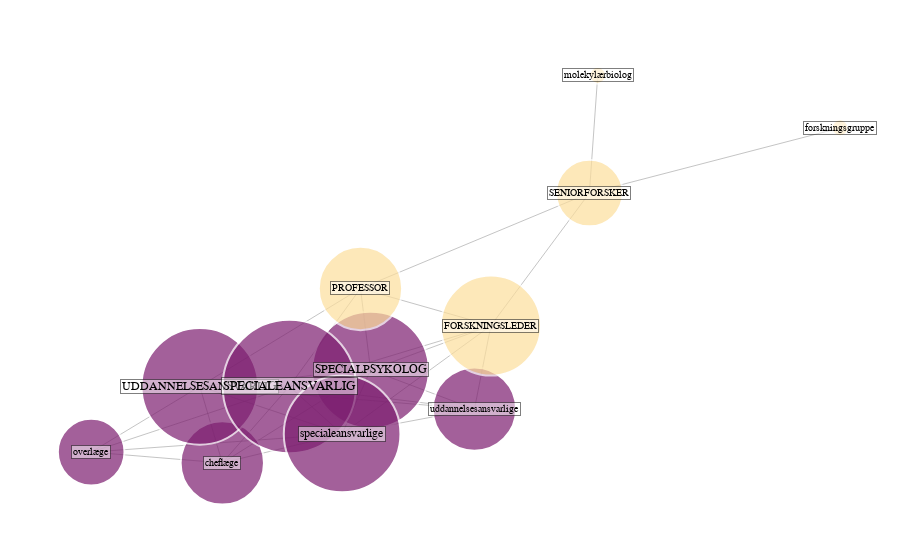

Notebook code for this chart:
### Code cell
seeds = ["professor"]

k = 5
m = 3

fig = plot(seeds, k, m, model)
fig.show()
fig.write_image("../../figs/w2v/professor.pdf")

### Figure 1 — Plotly figure (JSON) as saved in the notebook; plotly's stock layout.template omitted (floating-point values rounded to 4 significant figures)
{"data": [{"hoverinfo": "none", "line": {"color": "#888", "width": 0.5}, "mode": "lines", "type": "scatter", "x": [0.108, -0.05515, null, 0.108, -0.3233, null, 0.108, -0.1827, null, 0.108, -0.09983, null, 0.108, 0.1338, null, 0.6821, 0.2884, null, -0.05515, -0.288, null, -0.05515, -0.3233, null, -0.05515, -0.1827, null, -0.05515, -0.09983, null, -0.05515, -0.07102, null, -0.05515, 0.1338, null, -0.4939, -0.288, null, -0.4939, -0.3233, null, -0.4939, -0.1827, null, -0.4939, -0.09983, null, -0.288, -0.3233, null, -0.288, -0.1827, null, -0.288, -0.09983, null, 0.2884, 0.3015, null, 0.2884, -0.07102, null, 0.2884, 0.1338, null, -0.3233, -0.1827, null, -0.3233, -0.09983, null, -0.3233, -0.07102, null, -0.1827, -0.09983, null, -0.1827, -0.07102, null, -0.1827, 0.1338, null, -0.09983, 0.1338, null, -0.07102, 0.1338, null], "y": [-0.3319, -0.1757, null, -0.3319, -0.2412, null, -0.3319, -0.2416, null, -0.3319, -0.4311, null, -0.3319, 0.001316, null, 0.7904, 0.5305, null, -0.1757, -0.5468, null, -0.1757, -0.2412, null, -0.1757, -0.2416, null, -0.1757, -0.4311, null, -0.1757, 0.1495, null, -0.1757, 0.001316, null, -0.5035, -0.5468, null, -0.5035, -0.2412, null, -0.5035, -0.2416, null, -0.5035, -0.4311, null, -0.5468, -0.2412, null, -0.5468, -0.2416, null, -0.5468, -0.4311, null, 0.5305, 1, null, 0.5305, 0.1495, null, 0.5305, 0.001316, null, -0.2412, -0.2416, null, -0.2412, -0.4311, null, -0.2412, 0.1495, null, -0.2416, -0.4311, null, -0.2416, 0.1495, null, -0.2416, 0.001316, null, -0.4311, 0.001316, null, 0.1495, 0.001316, null]}, {"customdata": [0, 1, 2, 3, 4, 5, 6, 7, 8, 9, 10, 11], "hoverinfo": "text", "marker": {"color": [0, 1, 0, 0, 0, 1, 0, 0, 1, 0, 1, 1], "colorscale": [[0, "rgb(252, 222, 156)"], [0.1667, "rgb(250, 164, 118)"], [0.3333, "rgb(240, 116, 110)"], [0.5, "rgb(227, 79, 111)"], [0.6667, "rgb(220, 57, 119)"], [0.8333, "rgb(185, 37, 122)"], [1, "rgb(124, 29, 111)"]], "line": {"width": 2}, "reversescale": true, "size": [83.33, 16.67, 116.7, 66.67, 83.33, 66.67, 116.7, 133.3, 16.67, 116.7, 83.33, 100]}, "mode": "markers", "text": ["uddannelsesansvarlige", "forskningsgruppe", "SPECIALPSYKOLOG", "overlæge", "cheflæge", "SENIORFORSKER", "UDDANNELSESANSVARLIG", "SPECIALEANSVARLIG", "molekylærbiolog", "specialeansvarlige", "PROFESSOR", "FORSKNINGSLEDER"], "type": "scatter", "x": [0.108, 0.6821, -0.05515, -0.4939, -0.288, 0.2884, -0.3233, -0.1827, 0.3015, -0.09983, -0.07102, 0.1338], "y": [-0.3319, 0.7904, -0.1757, -0.5035, -0.5468, 0.5305, -0.2412, -0.2416, 1, -0.4311, 0.1495, 0.001316]}], "layout": {"annotations": [{"bgcolor": "rgba(255,255,255,0.5)", "bordercolor": "rgba(0,0,0,0.5)", "font": {"color": "black", "family": "Helvetica", "size": 10}, "showarrow": false, "text": "uddannelsesansvarlige", "x": 0.108, "xanchor": "center", "y": -0.3319}, {"bgcolor": "rgba(255,255,255,0.5)", "bordercolor": "rgba(0,0,0,0.5)", "font": {"color": "black", "family": "Helvetica", "size": 10}, "showarrow": false, "text": "forskningsgruppe", "x": 0.6821, "xanchor": "center", "y": 0.7904}, {"bgcolor": "rgba(255,255,255,0.5)", "bordercolor": "rgba(0,0,0,0.5)", "font": {"color": "black", "family": "Helvetica", "size": 11.67}, "showarrow": false, "text": "SPECIALPSYKOLOG", "x": -0.05515, "xanchor": "center", "y": -0.1757}, {"bgcolor": "rgba(255,255,255,0.5)", "bordercolor": "rgba(0,0,0,0.5)", "font": {"color": "black", "family": "Helvetica", "size": 10}, "showarrow": false, "text": "overlæge", "x": -0.4939, "xanchor": "center", "y": -0.5035}, {"bgcolor": "rgba(255,255,255,0.5)", "bordercolor": "rgba(0,0,0,0.5)", "font": {"color": "black", "family": "Helvetica", "size": 10}, "showarrow": false, "text": "cheflæge", "x": -0.288, "xanchor": "center", "y": -0.5468}, {"bgcolor": "rgba(255,255,255,0.5)", "bordercolor": "rgba(0,0,0,0.5)", "font": {"color": "black", "family": "Helvetica", "size": 10}, "showarrow": false, "text": "SENIORFORSKER", "x": 0.2884, "xanchor": "center", "y": 0.5305}, {"bgcolor": "rgba(255,255,255,0.5)", "bordercolor": "rgba(0,0,0,0.5)", "font": {"color": "black", "family": "Helvetica", "size": 11.67}, "showarrow": false, "text": "UDDANNELSESANSVARLIG", "x": -0.3233, "xanchor": "center", "y": -0.2412}, {"bgcolor": "rgba(255,255,255,0.5)", "bordercolor": "rgba(0,0,0,0.5)", "font": {"color": "black", "family": "Helvetica", "size": 13.33}, "showarrow": false, "text": "SPECIALEANSVARLIG", "x": -0.1827, "xanchor": "center", "y": -0.2416}, {"bgcolor": "rgba(255,255,255,0.5)", "bordercolor": "rgba(0,0,0,0.5)", "font": {"color": "black", "family": "Helvetica", "size": 10}, "showarrow": false, "text": "molekylærbiolog", "x": 0.3015, "xanchor": "center", "y": 1}, {"bgcolor": "rgba(255,255,255,0.5)", "bordercolor": "rgba(0,0,0,0.5)", "font": {"color": "black", "family": "Helvetica", "size": 11.67}, "showarrow": false, "text": "specialeansvarlige", "x": -0.09983, "xanchor": "center", "y": -0.4311}, {"bgcolor": "rgba(255,255,255,0.5)", "bordercolor": "rgba(0,0,0,0.5)", "font": {"color": "black", "family": "Helvetica", "size": 10}, "showarrow": false, "text": "PROFESSOR", "x": -0.07102, "xanchor": "center", "y": 0.1495}, {"bgcolor": "rgba(255,255,255,0.5)", "bordercolor": "rgba(0,0,0,0.5)", "font": {"color": "black", "family": "Helvetica", "size": 10}, "showarrow": false, "text": "FORSKNINGSLEDER", "x": 0.1338, "xanchor": "center", "y": 0.001316}], "clickmode": "event", "margin": {"b": 20, "l": 5, "r": 5, "t": 40}, "paper_bgcolor": "rgba(0,0,0,0)", "plot_bgcolor": "rgba(0,0,0,0)", "showlegend": false, "title": {"font": {"size": 16}}, "xaxis": {"showgrid": false, "showticklabels": false, "zeroline": false}, "yaxis": {"showgrid": false, "showticklabels": false, "zeroline": false}}}
